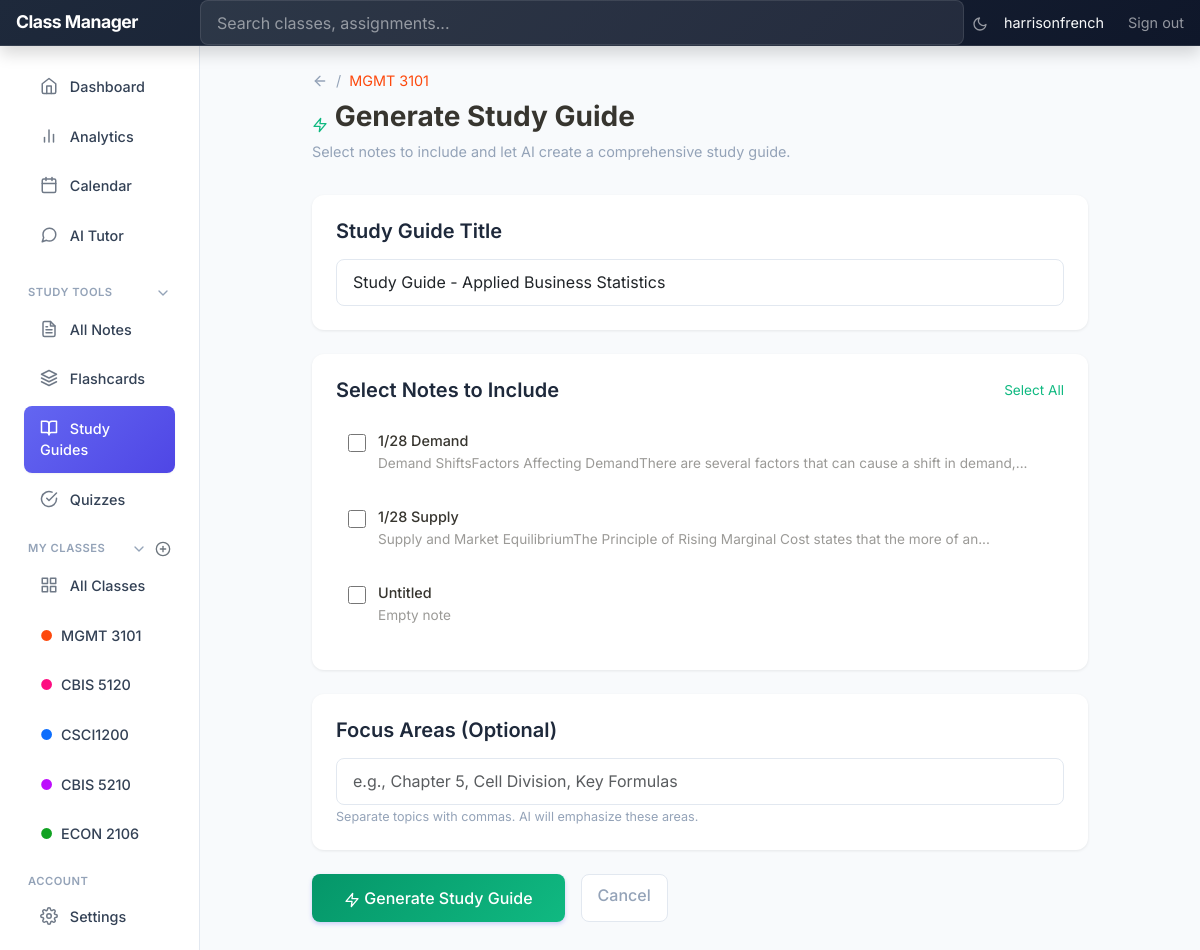
/study-guides/generate/5 (signed in), run on the app's committed database.
### tables this page shows
CREATE TABLE users (
            id INTEGER PRIMARY KEY AUTOINCREMENT,
            email TEXT UNIQUE NOT NULL,
            username TEXT UNIQUE NOT NULL,
            password_hash TEXT NOT NULL,
            created_at TIMESTAMP DEFAULT CURRENT_TIMESTAMP,
            updated_at TIMESTAMP DEFAULT CURRENT_TIMESTAMP
        );

CREATE TABLE classes (
            id INTEGER PRIMARY KEY AUTOINCREMENT,
            name TEXT NOT NULL,
            code TEXT,
            instructor TEXT,
            semester TEXT,
            color TEXT DEFAULT '#0d6efd',
            description TEXT,
            created_at TIMESTAMP DEFAULT CURRENT_TIMESTAMP,
            updated_at TIMESTAMP DEFAULT CURRENT_TIMESTAMP
        , syllabus_filename TEXT, user_id INTEGER REFERENCES users(id));

CREATE TABLE notes (
            id INTEGER PRIMARY KEY AUTOINCREMENT,
            class_id INTEGER NOT NULL,
            title TEXT NOT NULL DEFAULT 'Untitled',
            content TEXT DEFAULT '',
            is_pinned INTEGER DEFAULT 0,
            created_at TIMESTAMP DEFAULT CURRENT_TIMESTAMP,
            updated_at TIMESTAMP DEFAULT CURRENT_TIMESTAMP,
            FOREIGN KEY (class_id) REFERENCES classes (id) ON DELETE CASCADE
        );

### app/blueprints/study_guides.py (the view, shortened to what this page needs)
@study_guides.route('/generate/<int:class_id>', methods=['GET', 'POST'])
@login_required
def generate_guide(class_id):
    db = get_db()
    cursor = db.execute(
        'SELECT * FROM classes WHERE id = ? AND user_id = ?',
        (class_id, session['user_id'])
    )
    class_data = cursor.fetchone()
    if not class_data:
        flash('Class not found.', 'error')
        return redirect(url_for('study_guides.list_guides'))
    cursor = db.execute('''
        SELECT * FROM notes WHERE class_id = ? ORDER BY updated_at DESC
    ''', (class_id,))
    notes = cursor.fetchall()
    return render_template('study_guides/generate.html', class_data=class_data, notes=notes)

### app/templates/study_guides/generate.html (shortened to what this page needs)
{% extends "dashboard_base.html" %}
{% block content %}
<div class="container-fluid py-4 generate-container">
    <div class="page-header">
        <div class="d-flex align-items-center gap-2 mb-2">
            <a href="{{ url_for('study_guides.list_guides') }}" class="text-decoration-none text-muted">
                <span data-feather="arrow-left"></span>
            </a>
            <span class="text-muted">/</span>
            <span style="color: {{ class_data.color }};">{{ class_data.code or class_data.name }}</span>
        </div>
        <h1>
            <span data-feather="zap" style="color: #10b981;"></span>
            Generate Study Guide
        </h1>
        <p class="text-muted">Select notes to include and let AI create a comprehensive study guide.</p>
    </div>
    {% if notes %}
    <form method="POST" id="generateForm">
        <div class="options-section">
            <h5 class="mb-3">Study Guide Title</h5>
            <input type="text" class="form-control" name="title" value="Study Guide - {{ class_data.name }}" placeholder="Enter a title for your study guide">
        </div>
        <div class="note-selector">
            <div class="d-flex justify-content-between align-items-center mb-3">
                <h5 class="mb-0">Select Notes to Include</h5>
                <span class="select-all-btn" onclick="toggleSelectAll()">Select All</span>
            </div>
            {% for note in notes %}
            <label class="note-item">
                <input type="checkbox" name="notes" value="{{ note.id }}">
                <div class="note-info">
                    <div class="note-title">{{ note.title or 'Untitled' }}</div>
                    <div class="note-preview">
                        {{ note.content|striptags|truncate(100) if note.content else 'Empty note' }}
                    </div>
                </div>
            </label>
            {% endfor %}
        </div>
        <div class="options-section">
            <h5 class="mb-3">Focus Areas (Optional)</h5>
            <input type="text" class="form-control" name="focus_areas" placeholder="e.g., Chapter 5, Cell Division, Key Formulas">
            <small class="text-muted">Separate topics with commas. AI will emphasize these areas.</small>
        </div>
        <div class="d-flex gap-3">
            <button type="submit" class="btn btn-primary generate-btn" id="generateBtn">
                <span data-feather="zap"></span>
                Generate Study Guide
            </button>
            <a href="{{ url_for('study_guides.list_guides') }}" class="btn btn-outline-secondary">
                Cancel
            </a>
        </div>
    </form>
    {% endif %}
</div>
{% endblock %}

### app/templates/dashboard_base.html (shortened to what this page needs)
<!DOCTYPE html>
<html lang="en">
<head>
    <link href="https://cdn.jsdelivr.net/npm/bootstrap@5.3.0/dist/css/bootstrap.min.css" rel="stylesheet">
    <link href="{{ url_for('static', filename='css/dashboard.css') }}" rel="stylesheet">
</head>
<body>
    <header class="navbar navbar-dark sticky-top bg-dark flex-md-nowrap p-0 shadow">
        <a class="navbar-brand col-md-3 col-lg-2 me-0 px-3" href="{{ url_for('dashboard') }}">Class Manager</a>
        <form class="w-100" action="{{ url_for('search') }}" method="GET">
            <input class="form-control form-control-dark w-100" type="text" name="q" placeholder="Search classes, assignments..." aria-label="Search" style="color: #fff;">
        </form>
        <div class="navbar-nav">
            <div class="nav-item text-nowrap d-flex align-items-center">
                <button class="btn btn-link nav-link px-2" onclick="toggleTheme()" title="Toggle dark mode" style="font-size: 1.1rem;">
                    <span id="themeIcon" data-feather="moon"></span>
                </button>
                {% if g.user %}
                <span class="text-light px-2">{{ g.user.username }}</span>
                <a class="nav-link px-3" href="{{ url_for('auth.logout') }}">Sign out</a>
                {% else %}
                <a class="nav-link px-3" href="{{ url_for('auth.login') }}">Sign in</a>
                {% endif %}
            </div>
        </div>
    </header>
    <div class="container-fluid">
        <div class="row">
            <nav id="sidebarMenu" class="col-md-3 col-lg-2 d-md-block bg-light sidebar collapse">
                <div class="position-sticky pt-3 sidebar-sticky">
                    <ul class="nav flex-column">
                        <li class="nav-item">
                            <a class="nav-link {% if request.endpoint == 'dashboard' %}active{% endif %}" href="{{ url_for('dashboard') }}">
                                <span data-feather="home"></span>
                                Dashboard
                            </a>
                        </li>
                        <li class="nav-item">
                            <a class="nav-link {% if 'analytics' in request.endpoint %}active{% endif %}" href="{{ url_for('analytics.dashboard') }}">
                                <span data-feather="bar-chart-2"></span>
                                Analytics
                            </a>
                        </li>
                        <li class="nav-item">
                            <a class="nav-link {% if request.endpoint == 'calendar' %}active{% endif %}" href="{{ url_for('calendar') }}">
                                <span data-feather="calendar"></span>
                                Calendar
                            </a>
                        </li>
                        <li class="nav-item">
                            <a class="nav-link {% if 'ai_chat' in request.endpoint %}active{% endif %}" href="{{ url_for('ai_chat.chat_home') }}">
                                <span data-feather="message-circle"></span>
                                AI Tutor
                            </a>
                        </li>
                    </ul>
                    <h6 class="sidebar-heading d-flex justify-content-between align-items-center px-3 mt-4 mb-1 text-muted">
                        <a class="text-muted text-decoration-none d-flex align-items-center w-100" data-bs-toggle="collapse" href="#studyToolsCollapse" role="button" aria-expanded="true" aria-controls="studyToolsCollapse">
                            <span>Study Tools</span>
                            <span data-feather="chevron-down" class="ms-auto collapse-icon" style="width: 16px; height: 16px;"></span>
                        </a>
                    </h6>
                    <div class="collapse show" id="studyToolsCollapse">
                        <ul class="nav flex-column mb-2">
                            <li class="nav-item">
                                <a class="nav-link {% if request.endpoint == 'notes.list_notes' %}active{% endif %}" href="{{ url_for('notes.list_notes') }}">
                                    <span data-feather="file-text"></span>
                                    All Notes
                                </a>
                            </li>
                            <li class="nav-item">
                                <a class="nav-link {% if 'flashcards' in request.endpoint %}active{% endif %}" href="{{ url_for('flashcards.list_decks') }}">
                                    <span data-feather="layers"></span>
                                    Flashcards
                                </a>
                            </li>
                            <li class="nav-item">
                                <a class="nav-link {% if 'study_guides' in request.endpoint %}active{% endif %}" href="{{ url_for('study_guides.list_guides') }}">
                                    <span data-feather="book-open"></span>
                                    Study Guides
                                </a>
                            </li>
                            <li class="nav-item">
                                <a class="nav-link {% if 'quizzes' in request.endpoint %}active{% endif %}" href="{{ url_for('quizzes.list_quizzes') }}">
                                    <span data-feather="check-circle"></span>
                                    Quizzes
                                </a>
                            </li>
                        </ul>
                    </div>
                    <h6 class="sidebar-heading d-flex justify-content-between align-items-center px-3 mt-3 mb-1 text-muted">
                        <a class="text-muted text-decoration-none d-flex align-items-center flex-grow-1" data-bs-toggle="collapse" href="#classesCollapse" role="button" aria-expanded="true" aria-controls="classesCollapse">
                            <span>My Classes</span>
                            <span data-feather="chevron-down" class="ms-auto collapse-icon" style="width: 16px; height: 16px;"></span>
                        </a>
                        <a class="link-secondary ms-2" href="{{ url_for('classes.create_class') }}" aria-label="Add a new class">
                            <span data-feather="plus-circle"></span>
                        </a>
                    </h6>
                    <div class="collapse show" id="classesCollapse">
                        <ul class="nav flex-column mb-2">
                            <li class="nav-item">
                                <a class="nav-link {% if request.endpoint == 'classes.list_classes' %}active{% endif %}" href="{{ url_for('classes.list_classes') }}">
                                    <span data-feather="grid"></span>
                                    All Classes
                                </a>
                            </li>
                            {% if sidebar_classes %}
                                {% for class in sidebar_classes %}
                                <li class="nav-item">
                                    <a class="nav-link {% if request.endpoint == 'classes.view_class' and request.view_args.get('class_id') == class.id %}active{% endif %}" href="{{ url_for('classes.view_class', class_id=class.id) }}">
                                        <span class="me-1" style="color: {{ class.color }};">&#9679;</span>
                                        {{ class.code or class.name }}
                                    </a>
                                </li>
                                {% endfor %}
                            {% endif %}
                        </ul>
                    </div>
                    <h6 class="sidebar-heading d-flex justify-content-between align-items-center px-3 mt-3 mb-1 text-muted">
                        <span>Account</span>
                    </h6>
                    <ul class="nav flex-column mb-2">
                        <li class="nav-item">
                            <a class="nav-link {% if 'settings' in request.endpoint %}active{% endif %}" href="{{ url_for('settings.preferences') }}">
                                <span data-feather="settings"></span>
                                Settings
                            </a>
                        </li>
                    </ul>
                </div>
            </nav>
            <main class="col-md-9 ms-sm-auto col-lg-10 px-md-4">
                {% block content %}{% endblock %}
            </main>
        </div>
    </div>
</body>
</html>

### data on the page
users: user.username "harrisonfrench"
classes: code "MGMT 3101", title "Study Guide - Applied Business Statistics"
classes: code "CBIS 5120"
classes: code "CSCI1200"
classes: code "CBIS 5210"
classes: code "ECON 2106"
notes: title "1/28 Demand", content "Demand ShiftsFactors Affecting DemandThere are several factors that can cause a shift in demand,..."
notes: title "1/28 Supply", content "Supply and Market EquilibriumThe Principle of Rising Marginal Cost states that the more of an..."
notes: title "Untitled", content "Empty note"
